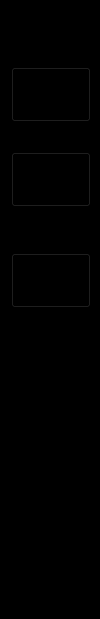
        <widget class="QFrame" name="frame_menu_right">
         <property name="sizePolicy">
          <sizepolicy hsizetype="Fixed" vsizetype="Preferred">
           <horstretch>0</horstretch>
           <verstretch>0</verstretch>
          </sizepolicy>
         </property>
         <property name="minimumSize">
          <size>
           <width>100</width>
           <height>0</height>
          </size>
         </property>
         <property name="maximumSize">
          <size>
           <width>100</width>
           <height>16777215</height>
          </size>
         </property>
         <property name="styleSheet">
          <string notr="true">background-color: rgb(0, 0, 0);</string>
         </property>
         <property name="frameShape">
          <enum>QFrame::StyledPanel</enum>
         </property>
         <property name="frameShadow">
          <enum>QFrame::Raised</enum>
         </property>
         <layout class="QVBoxLayout" name="verticalLayout_10">
          <property name="spacing">
           <number>0</number>
          </property>
          <property name="leftMargin">
           <number>0</number>
          </property>
          <property name="topMargin">
           <number>0</number>
          </property>
          <property name="rightMargin">
           <number>0</number>
          </property>
          <property name="bottomMargin">
           <number>0</number>
          </property>
          <item>
           <widget class="QFrame" name="frame_2">
            <property name="sizePolicy">
             <sizepolicy hsizetype="Fixed" vsizetype="Fixed">
              <horstretch>0</horstretch>
              <verstretch>0</verstretch>
             </sizepolicy>
            </property>
            <property name="maximumSize">
             <size>
              <width>100</width>
              <height>16777215</height>
             </size>
            </property>
            <property name="frameShape">
             <enum>QFrame::StyledPanel</enum>
            </property>
            <property name="frameShadow">
             <enum>QFrame::Raised</enum>
            </property>
            <layout class="QVBoxLayout" name="verticalLayout_12">
             <item>
              <spacer name="verticalSpacer_4">
               <property name="orientation">
                <enum>Qt::Vertical</enum>
               </property>
               <property name="sizeHint" stdset="0">
                <size>
                 <width>20</width>
                 <height>40</height>
                </size>
               </property>
              </spacer>
             </item>
             <item>
              <widget class="QPushButton" name="SNAPSHOT_BTN">
               <property name="sizePolicy">
                <sizepolicy hsizetype="Fixed" vsizetype="Fixed">
                 <horstretch>0</horstretch>
                 <verstretch>0</verstretch>
                </sizepolicy>
               </property>
               <property name="minimumSize">
                <size>
                 <width>80</width>
                 <height>55</height>
                </size>
               </property>
               <property name="maximumSize">
                <size>
                 <width>95</width>
                 <height>23</height>
                </size>
               </property>
               <property name="styleSheet">
                <string notr="true">QPushButton{
	
	border-image: url(:/BTN/resource/QuantumRED_MAIN/SNAPSHOT.png);
}
QPushButton:hover{
	
	border-image: url(:/BTN/resource/QuantumRED_MAIN/SNAPSHOT_HOVER.png);
}
QPushButton:pressed{
	
	border-image: url(:/BTN/resource/QuantumRED_MAIN/SNAPSHOT_PRESSED.png);
}
</string>
               </property>
               <property name="text">
                <string/>
               </property>
              </widget>
             </item>
             <item>
              <spacer name="verticalSpacer_3">
               <property name="orientation">
                <enum>Qt::Vertical</enum>
               </property>
               <property name="sizeHint" stdset="0">
                <size>
                 <width>20</width>
                 <height>40</height>
                </size>
               </property>
              </spacer>
             </item>
             <item>
              <widget class="QPushButton" name="Video_Save_BTN">
               <property name="sizePolicy">
                <sizepolicy hsizetype="Fixed" vsizetype="Fixed">
                 <horstretch>0</horstretch>
                 <verstretch>0</verstretch>
                </sizepolicy>
               </property>
               <property name="minimumSize">
                <size>
                 <width>80</width>
                 <height>55</height>
                </size>
               </property>
               <property name="maximumSize">
                <size>
                 <width>80</width>
                 <height>60</height>
                </size>
               </property>
               <property name="styleSheet">
                <string notr="true">QPushButton{
	
	border-image: url(:/BTN/resource/BUTTON/REC.png);
}
QPushButton:hover{
	border-image: url(:/BTN/resource/BUTTON/REC_HOVER.png);
}
QPushButton:pressed{
	border-image: ur(l:/BTN/resource/BUTTON/REC_PRESSED.png);
}
</string>
               </property>
               <property name="text">
                <string/>
               </property>
              </widget>
             </item>
             <item>
              <spacer name="verticalSpacer">
               <property name="orientation">
                <enum>Qt::Vertical</enum>
               </property>
               <property name="sizeHint" stdset="0">
                <size>
                 <width>20</width>
                 <height>40</height>
                </size>
               </property>
              </spacer>
             </item>
             <item>
              <widget class="QPushButton" name="Play_BTN">
               <property name="sizePolicy">
                <sizepolicy hsizetype="Fixed" vsizetype="Fixed">
                 <horstretch>0</horstretch>
                 <verstretch>0</verstretch>
                </sizepolicy>
               </property>
               <property name="minimumSize">
                <size>
                 <width>80</width>
                 <height>55</height>
                </size>
               </property>
               <property name="maximumSize">
                <size>
                 <width>80</width>
                 <height>60</height>
                </size>
               </property>
               <property name="acceptDrops">
                <bool>false</bool>
               </property>
               <property name="layoutDirection">
                <enum>Qt::RightToLeft</enum>
               </property>
               <property name="styleSheet">
                <string notr="true">
QPushButton{
	
	border-image: url(:/BTN/resource/QuantumRED_MAIN/PLAY.png);
}
QPushButton:hover{
	border-image: url(:/BTN/resource/QuantumRED_MAIN/PLAY_HOVER.png);
}
QPushButton:pressed{
	border-image: url(:/BTN/resource/QuantumRED_MAIN/PLAY_PRESSED.png);
}
</string>
               </property>
               <property name="locale">
                <locale language="English" country="UnitedStates"/>
               </property>
               <property name="text">
                <string/>
               </property>
              </widget>
             </item>
             <item>
              <spacer name="verticalSpacer_7">
               <property name="orientation">
                <enum>Qt::Vertical</enum>
               </property>
               <property name="sizeType">
                <enum>QSizePolicy::Fixed</enum>
               </property>
               <property name="sizeHint" stdset="0">
                <size>
                 <width>20</width>
                 <height>300</height>
                </size>
               </property>
              </spacer>
             </item>
            </layout>
           </widget>
          </item>
         </layout>
        </widget>
